Frame 1 (no input): blank canvas, image omitted
Frame 60 (no input): blank canvas, image omitted
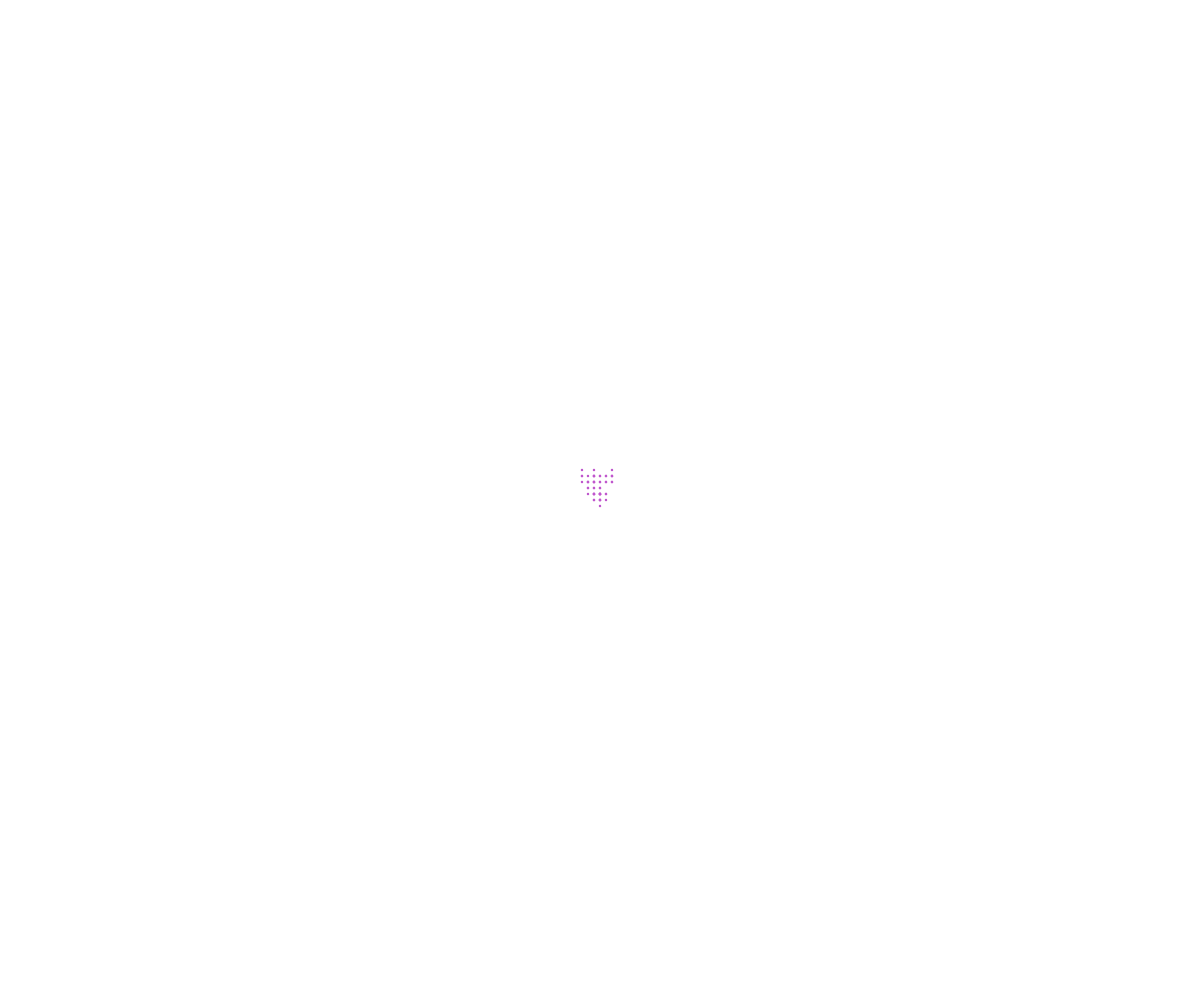
Frame 120 (the mouse pressed at the canvas centre since frame 60)

The p5.js sketch whose frames 1 and 60 were blank and that drew this single picture after the mouse press (run headless with seeded random() and noise() and a simulated clock; from frame 60 on, the mouse is pressed at the canvas centre):

// p5.js sketch
// ── sketch.js
// Walker OOP Demo

let walkers = [];

class Walker {
  constructor(x, y) {
    this.x = x;
    this.y = y;
    this.speed = random(1, 8);
    this.diameter = random(1, 8);
    this.color = color(random(0, 255), random(0, 255), random(0, 255));
  }

  display() {
    fill(this.color);
    circle(this.x, this.y, this.diameter);
  }

  move() {
    let angle = Math.floor(random(0, 4));
    if (angle === 0) {
      this.y += this.speed;
    }
    else if (angle === 1) {
      this.y -= this.speed;
    }
    else if (angle === 2) {
      this.x += this.speed;
    }
    else {
      this.x -= this.speed;
    }
  }
}

async function setup() {
  createCanvas(windowWidth, windowHeight);

  noStroke();
}

function draw() {
  for (let w of walkers) {
    w.move();
    w.display();
  }
}

function mousePressed() {
  walkers.push(new Walker(mouseX, mouseY));
}
